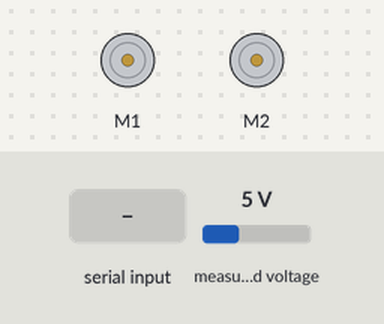
The sketch below on a simulated Arduino Leonardo, built with avr-gcc and run on an emulated ATmega32U4. On the bench: 2 × DC motor (green arrow = forward, orange = backward, longer = faster). The test bench sets the inputs (shaded band); at power-on: measured voltage 5 V. What the sketch prints to the serial monitor is not drawn.

Above: at 2.2 s.
2.3 s: "90;45;200\n" received over Serial
At 2.9 s:
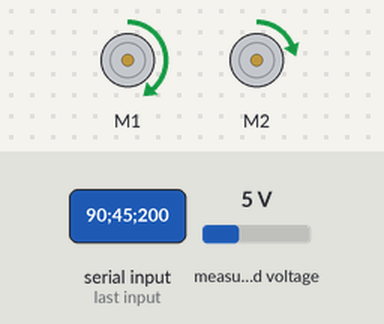
3.8 s: "30;150;10\n" received over Serial
At 4.1 s:
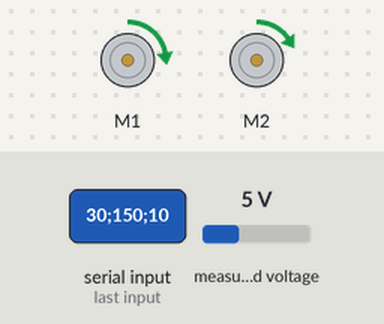
5.3 s: "3\n" received over Serial
At 6.4 s:
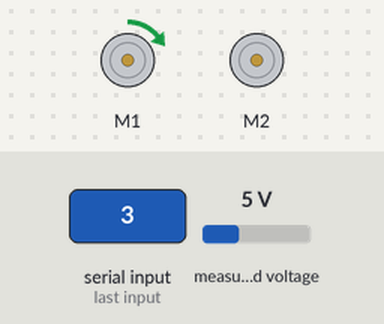
6.8 s: "200\n" received over Serial
At 7.6 s:
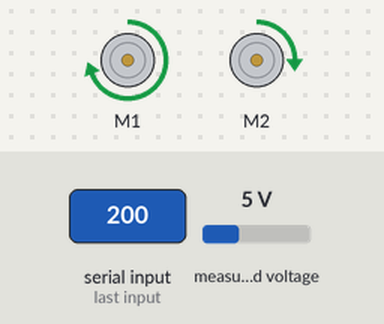
8.3 s: "1\n" received over Serial
At 9.7 s:
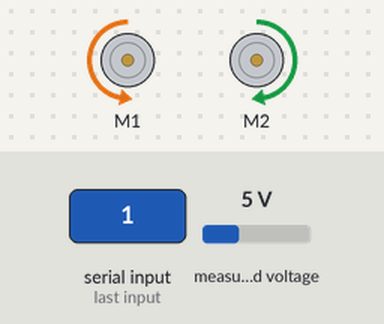
Timing chart, 0 to 13.1 s (numbered marks = the images above; inputs shaded):
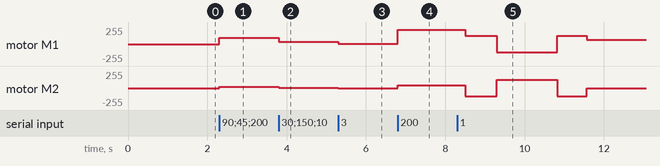

The sketch:

FinalProject.ino
```cpp
#include <ArduinoJson.h> // IDE
#include <Wire.h>        //IDE
#include <Zumo32U4.h>    // IDE

/******************************
Definitions and Declarations
*******************************/

#define NUM_LINE_SENSORS 5
#define MAX_NUM_SENSORS 5
#define ONE_CYCLE_DISTANCE 12.17367 // (38.75*Pi/10) - The distance in cm of one wheel cycle. diameter = 38.75mm.
#define ENCODER_PULSES_PER_CYCLE 1200 // There're 1200 encoder pulses in a single wheel cycle
#define LINE_THRESHOLD 400

Zumo32U4LineSensors lineSensors;
Zumo32U4Motors motors;
Zumo32U4Encoders encoders;

String inputString;
bool stringComplete;
unsigned int lineSensorValues[NUM_LINE_SENSORS];
float joyX, joyY;
bool calibration_flag = true;
uint16_t maxSpeed = 200;
uint16_t baseSpeed = 100;
int16_t lastError = 0;
int rightMotor = 0;
int leftMotor = 0;
int16_t position = 0;
bool fork_flag = 0;
float Kp, Kd, Ki;
int Speed;
int16_t error_sum = 0; // errors sum for control loop - integral term
unsigned long last_timestamp = 0; // timestamp for dT for control loop - differential term
unsigned long current_timestamp = 0; // timestamp for dT for control loop - differential term
int DT = 0; // dT for control loop - differential term
int total_DT = 0; // total time from start for control loop - integral term
unsigned long velocity_t1 = 0; // first timestamp for dT for velocity calculation
unsigned long velocity_t2 = 0; // second timestamp for dT for velocity calculation
float velocity_DT = 0; // dT for velocity calculation
float left_distance = 0;
float right_distance = 0;
float left_velocity = 0;
float right_velocity = 0;
float total_velocity = 0;
long left_counts = 0;
long right_counts = 0;

/******************************
Functions
*******************************/

/* This function returns an estimated position of the robot with respect to a line.
 * The estimate is made using a weighted average of the sensor indices multiplied
 * by 1000, so that a return value of 0 indicates that the line is directly below
 * sensor 0, a return value of 1000 indicates that the line is directly below
 * sensor 1, 2000 indicates that it's below sensor 2000, etc. Intermediate values
 * indicate that the line is between two sensors. The formula is:

    0*value0 + 1000*value1 + 2000*value2 + ...
   --------------------------------------------
         value0  +  value1  +  value2 + ...
*/
int getLinePosition(unsigned int *sensor_values,
    unsigned int direction, unsigned int position, bool calibration_flag)
{
    unsigned char i, on_line = 0;
    unsigned long avg, avg1, avg2; // this is for the weighted total, which is long before division
    unsigned int sum, sum1, sum2; // this is for the denominator which is <= 64000
    avg = 0; avg1 = 0; avg2 = 0;
    sum = 0; sum1 = 0; sum2 = 0;

    for(i = 0; i < NUM_LINE_SENSORS; i++) {
        int value = sensor_values[i];

        // keep track of whether we see the line at all
        if(value > LINE_THRESHOLD)
            on_line = 1;

        // only average in values that are above a noise threshold
        if(value > 50) {

            // Linear distribution of line sensors
            /*
            avg += (long)(value) * (i * 1000);
            */

            // Proportional distribution of line sensors
            //
            if(i == 1)
              avg += (long)(value) * 1600;

            if(i == 3)
              avg += (long)(value) * 2400;

            if(i == 0 || i == 2 || i == 4)
              avg += (long)(value) * (i * 1000);
            //

            sum += value;
            if (i < 2){
              avg1 += (long)(value) * (i * 1000);
              sum1 += value;
            }

            if (i > 2){
              avg2 += (long)(value) * (i * 1000);
              sum2 += value;
            }
        }
    }

    // decide position in case no sensor sees the line
    if(!on_line){
        // if the last read was to the left of center, return 0.
        if(position < (NUM_LINE_SENSORS-1)*1000/2)
            return 0;

        // if the last read was to the right of center, return max.
        else
            return (NUM_LINE_SENSORS-1)*1000;
    }

    // fork is in the road, decide which path to take
    if (sum1 > LINE_THRESHOLD && sum2 > LINE_THRESHOLD){
      fork_flag = 1;

      // the robot's driving direction is counter-clockwise
      if (direction == 0)
        // position is based only on left sensors
        position = avg1/sum1;

      // the robot's driving direction is clockwise
      else
        // position is based only on right sensors
        position = avg2/sum2;
    }

    // no junction, regular position calculation
    else{
      fork_flag = 0;
      position = avg/sum;
    }

    return position;
}

/*  This function calibrates the line sensors by sweeping them
 *  across the line and mesuring the minimal and maximal light
 *  values it detects.
 */
void calibrateSensors(){
  // Wait 200 milliseconds and then begin automatic sensor calibration
  // by rotating in place and sweeping the line sensors across the line.
  delay(200);
  for(uint16_t i = 0; i < 120; i++){
    if (i > 30 && i <= 90){
      motors.setSpeeds(-200, 200);
    }
    else{
      motors.setSpeeds(200, -200);
    }

    lineSensors.calibrate();
  }
  motors.setSpeeds(0, 0);
}

/* This function fills the array lineSensorValues with
 * the calibrated values.
 */
void getLineSensorValues(){
  lineSensors.readCalibrated(lineSensorValues);
}

/******************************
Setup and Loop
*******************************/

void setup() {
  // initialize all five line sensors
  lineSensors.initFiveSensors();
  delay(1000);

  // exchange messages with the Serial Monitor at a data rate of 9600 bits per second
  Serial.begin(9600);

  // allocate a buffer of 200 bytes in memory
  inputString.reserve(200);
}

void loop() {
  while (Serial.available()) {
    // get the new byte
    char inChar = (char)Serial.read();
    // add it to the inputString
    inputString += inChar;
    // if the incoming character is a newline, set a flag so the main loop can
    // do something about it
    if (inChar == '\n') {
      stringComplete = true;
    }
  }

  // Parse message
  if (stringComplete) {
    String str;

    int ind1 = inputString.indexOf(';');  // find location of first delimiter ';'
    str = inputString.substring(0, ind1);   // capture first data String - auto_mode flag
    int auto_mode = str.toInt();

    int ind2 = inputString.indexOf('.'); // find location of second delimiter '.'
    str = inputString.substring(ind1 + 1, ind2);   // capture second data String - direction
    int direction = str.toInt();

    int ind3 = inputString.indexOf(',');  // find location of third delimiter ','
    str = inputString.substring(ind2 + 1, ind3);   // capture third data String - joyX
    joyX = str.toInt();

    int ind4 = inputString.indexOf('?');  // find location of fourth delimiter '?'
    str = inputString.substring(ind3 + 1, ind4);   // capture fourth data String - joyY
    joyY = str.toInt();

    int ind5 = inputString.indexOf('!');  // find location of fifth delimiter '!'
    str = inputString.substring(ind4 + 1, ind5);   // capture fifth data String - Kp
    float Kp = str.toFloat();

    int ind6 = inputString.indexOf('@');  // find location of sixth delimiter '@'
    str = inputString.substring(ind5 + 1, ind6);   // capture sixth data String - Kd
    Kd = str.toFloat();

    int ind7 = inputString.indexOf('#');  // find location of seventh delimiter '#'
    str = inputString.substring(ind6 + 1, ind7);   // capture seventh data String - Ki
    Ki = str.toFloat();

    str = inputString.substring(ind7 + 1);   // capture eighth data String - baseSpeed
    baseSpeed = str.toInt();
    maxSpeed = baseSpeed + 100;

    // Robot is in Automatic mode
    if(auto_mode == 1){
        // calibration occurs once when moving from manual mode to auto mode
        if(calibration_flag){
          calibrateSensors();
          error_sum = 0;
          total_DT = 0;
        }

      // get line sensors values and calculate position
      getLineSensorValues();
      position = getLinePosition(lineSensorValues, direction, position, calibration_flag);

      // calculate error for differential term and error_sum for integral term
      int16_t error = position - 2000;
      error_sum += error;
      constrain(error_sum, -5000, 5000); // truncation

      // calculate DT for differential term and total_DT for integral term
      last_timestamp = current_timestamp;
      current_timestamp = millis();
      DT = current_timestamp - last_timestamp;
      total_DT += DT;

      // PID controller calculates speedDifference
      int16_t speedDifference = 0;
      if (fork_flag == 0){
        speedDifference = Kp * error + (Kd/DT) * (error - lastError) + (Ki*total_DT) * error_sum;
      }

      // in case of a junction take a sharp turn
      else{
        speedDifference = error + 20 * (error - lastError);
      }

      // calculate new speeds
      int16_t leftSpeed = (int16_t)baseSpeed + speedDifference;
      int16_t rightSpeed = (int16_t)baseSpeed - speedDifference;

      // truncate speeds if they exceed maxSpeed
      leftSpeed = constrain(leftSpeed, 0, (int16_t)maxSpeed);
      rightSpeed = constrain(rightSpeed, 0, (int16_t)maxSpeed);

      // apply new speeds
      motors.setSpeeds(leftSpeed, rightSpeed);

      // update calibration_flag and lastError
      lastError = error;
      calibration_flag = false;
    }

    // Robot is in Manual mode
    else{
      // calculate left motor and right motor speeds
      leftMotor = joyY + int(float(joyX)/1.5);
      rightMotor = joyY - int(float(joyX)/1.5);

      // apply new speeds
      motors.setLeftSpeed(leftMotor);
      motors.setRightSpeed(rightMotor);

      // update calibration_flag
      calibration_flag = true;
    }

    /* Calculating the robot's velocity from its encoders. There're 1200 encoder
     * counts in a single wheel turn. From the number of encoder counts occured
     * since the last measurement we can calculate the distance.
     */
    left_counts = encoders.getCountsAndResetLeft(); // left encoder counts
    right_counts = encoders.getCountsAndResetRight(); // right encoder counts
    left_distance = (float(left_counts)/ENCODER_PULSES_PER_CYCLE)*ONE_CYCLE_DISTANCE; // calculate left distance using relative part of ONE_CYCLE_DISTANCE
    right_distance = (float(right_counts)/ENCODER_PULSES_PER_CYCLE)*ONE_CYCLE_DISTANCE; // calculate right distance using relative part of ONE_CYCLE_DISTANCE
    velocity_t1 = velocity_t2;
    velocity_t2 = millis();
    velocity_DT = 0.001*float((velocity_t2 - velocity_t1)); // DT in seconds
    left_velocity = left_distance / velocity_DT; // calculate left velocity
    right_velocity = right_distance / velocity_DT; // calculate right velocity
    total_velocity = 0.5*(left_velocity+right_velocity); // total velocity is the average of left and right velocities

    // Assign sensor values into sensor arrays
    getLineSensorValues();

    // Read battery level
    uint16_t batteryLevel = readBatteryMillivolts();
    float battery = float(batteryLevel)/1000.0; // convert millivolts to volts

    // Send data to the RPi via Json document
    DynamicJsonDocument jBuffer(1024);
    JsonArray line_sensor_values = jBuffer.createNestedArray("line_sensor_values");
    jBuffer["DT"] = DT;
    jBuffer["timestamp"] = current_timestamp;
    jBuffer["Battery"] = battery;
    jBuffer["Position"] = position;
    jBuffer["Velocity"] = total_velocity;
    jBuffer["left_velocity"] = left_velocity;
    jBuffer["right_velocity"] = right_velocity;

    // fill each key's values according to the sensors values
    for (int i = 0; i < NUM_LINE_SENSORS; i++){
        line_sensor_values.add(lineSensorValues[i]);
    }

    // document transmission
    serializeJson(jBuffer, Serial);
    Serial.println();

    // clear the string
    inputString = "";
    stringComplete = false;
  }
}
```

Measured:
- after the input at 2.3 s, motor M1: stopped → forward 95/255 at once; motor M2: stopped → forward 19/255 at once
- after the input at 3.8 s, motor M1: forward 95/255 → forward 31/255 at once; motor M2: forward 19/255 → forward 6/255 at once
- after the input at 5.3 s, motor M1: forward 31/255 → forward 3/255 at once; motor M2: forward 6/255 → stopped at once
- after the input at 6.8 s, motor M1: forward 3/255 → forward 212/255 at once; motor M2: stopped → forward 42/255 at once
- after the input at 8.3 s, motor M1: forward 212/255 → forward 127/255 after 0.20 s, → backward 127/255 0.79 s later, → forward 127/255 1.5 s later, → forward 64/255 0.74 s later; motor M2: forward 42/255 → backward 127/255 after 0.20 s, → forward 127/255 0.79 s later, → backward 127/255 1.5 s later, → stopped 0.74 s later
